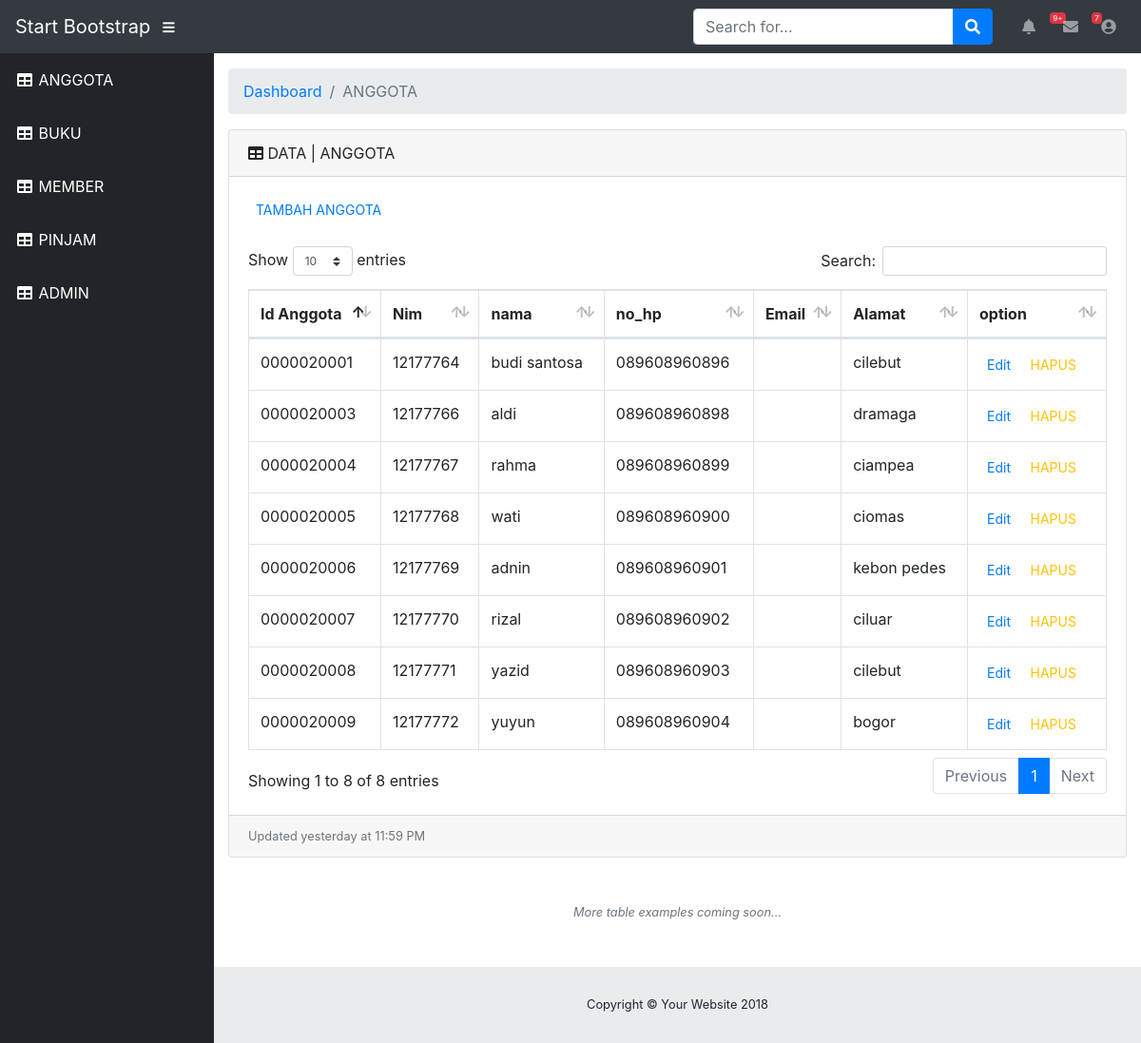
/index.php/laporan/anggota, run on the app's committed database.
### tables this page shows
CREATE TABLE `anggota` (
  `id_anggota` int(10) UNSIGNED ZEROFILL NOT NULL,
  `nim` char(8) DEFAULT NULL,
  `nama` varchar(50) DEFAULT NULL,
  `no_hp` char(12) DEFAULT NULL,
  `email` varchar(50) DEFAULT NULL,
  `alamat` varchar(50) DEFAULT NULL
);

### application/controllers/laporan.php (called while the page is built, shortened)
<?php
class Laporan extends CI_controller{
	function __construct()
    {
        $this->load->library('form_validation');
        $this->load->database();
        $this->load->helper('form');
        $this->load->helper('url');
        $this->load->model('user_model');
    }
	public function anggota(){
        $this->load->model('user_model');
        $data['anggota'] = $this->user_model->list_table1()->result();
        $this->load->view('anggota',$data);
    }
}
?>

### index.php (called while the page is built, shortened)
<?php
require_once BASEPATH.'core/CodeIgniter.php';

### application/models/user_model.php (called while the page is built, shortened)
<?php
class User_model extends CI_Model {
  function list_table1()
  {
    return $this->db->get('anggota');
  }
}
?>

### application/views/anggota.php (the view, shortened to what this page needs)
<!DOCTYPE html>
<html lang="en">
  <head>
    <link href="<?php echo base_url(''); ?>assets/vendor/bootstrap/css/bootstrap.min.css" rel="stylesheet">
    <link href="<?php echo base_url(''); ?>assets/vendor/fontawesome-free/css/all.min.css" rel="stylesheet" type="text/css">
    <link href="<?php echo base_url(''); ?>assets/vendor/datatables/dataTables.bootstrap4.css" rel="stylesheet">
    <link href="<?php echo base_url(''); ?>assets/css/sb-admin.css" rel="stylesheet">
  </head>
  <body id="page-top">
    <nav class="navbar navbar-expand navbar-dark bg-dark static-top">
      <a class="navbar-brand mr-1" href="index.html">Start Bootstrap</a>
      <button class="btn btn-link btn-sm text-white order-1 order-sm-0" id="sidebarToggle" href="#">
        <i class="fas fa-bars"></i>
      </button>
      <form class="d-none d-md-inline-block form-inline ml-auto mr-0 mr-md-3 my-2 my-md-0">
        <div class="input-group">
          <input type="text" class="form-control" placeholder="Search for..." aria-label="Search" aria-describedby="basic-addon2">
          <div class="input-group-append">
            <button class="btn btn-primary" type="button">
              <i class="fas fa-search"></i>
            </button>
          </div>
        </div>
      </form>
      <ul class="navbar-nav ml-auto ml-md-0">
        <li class="nav-item dropdown no-arrow mx-1">
          <a class="nav-link dropdown-toggle" href="#" id="alertsDropdown" role="button" data-toggle="dropdown" aria-haspopup="true" aria-expanded="false">
            <i class="fas fa-bell fa-fw"></i>
            <span class="badge badge-danger">9+</span>
          </a>
        </li>
        <li class="nav-item dropdown no-arrow mx-1">
          <a class="nav-link dropdown-toggle" href="#" id="messagesDropdown" role="button" data-toggle="dropdown" aria-haspopup="true" aria-expanded="false">
            <i class="fas fa-envelope fa-fw"></i>
            <span class="badge badge-danger">7</span>
          </a>
        </li>
        <li class="nav-item dropdown no-arrow">
          <a class="nav-link dropdown-toggle" href="#" id="userDropdown" role="button" data-toggle="dropdown" aria-haspopup="true" aria-expanded="false">
            <i class="fas fa-user-circle fa-fw"></i>
          </a>
        </li>
      </ul>
    </nav>
    <div id="wrapper">
      <ul class="sidebar navbar-nav">
        <li class="nav-item active">
          <a class="nav-link" href="<?php echo base_url(''); ?>index.php/laporan/anggota">
            <i class="fas fa-fw fa-table"></i>
            <span>ANGGOTA</span></a>
        </li>
        <li class="nav-item active">
          <a class="nav-link" href="<?php echo base_url(''); ?>index.php/laporan/buku">
            <i class="fas fa-fw fa-table"></i>
            <span>BUKU</span></a>
        </li>
        <li class="nav-item active">
          <a class="nav-link" href="<?php echo base_url(''); ?>index.php/laporan/member">
            <i class="fas fa-fw fa-table"></i>
            <span>MEMBER</span></a>
        </li>
        <li class="nav-item active">
          <a class="nav-link" href="<?php echo base_url(''); ?>index.php/laporan/pinjam">
            <i class="fas fa-fw fa-table"></i>
            <span>PINJAM</span></a>
        </li>
        <li class="nav-item active">
          <a class="nav-link" href="<?php echo base_url(''); ?>index.php/laporan/user">
            <i class="fas fa-fw fa-table"></i>
            <span>ADMIN</span></a>
        </li>
      </ul>
      <div id="content-wrapper">
        <div class="container-fluid">
          <ol class="breadcrumb">
            <li class="breadcrumb-item">
              <a href="#">Dashboard</a>
            </li>
            <li class="breadcrumb-item active">ANGGOTA</li>
          </ol>
          <div class="card mb-3">
            <div class="card-header">
              <i class="fas fa-table"></i>
              DATA | ANGGOTA</div>
            <div class="card-body">
              <div class="table-responsive">
               <a href="<?php echo base_url()?>index.php/laporan/tambah_anggota" type="button" class="btn-sm btn-outline-primary">TAMBAH ANGGOTA </a>
                <br>
                <br>
                <table class="table table-bordered" id="dataTable" width="100%" cellspacing="0">
                  <thead>
                    <tr>
                      <th>Id Anggota</th>
                      <th>Nim</th>
                      <th>nama</th>
                      <th>no_hp</th>
                      <th>Email</th>
                      <th>Alamat</th>
                      <th>option</th>
                    </tr>
                  </thead>
                    <tbody>
                    <?php foreach ($anggota as $tbl) :?>
                     <tr>
                     <td><?php echo $tbl->id_anggota; ?></td>
                     <td><?php echo $tbl->nim; ?></td>
                     <td><?php echo $tbl->nama; ?></td>
                     <td><?php echo $tbl->no_hp; ?></td>
                     <td><?php echo $tbl->email; ?></td>
                     <td><?php echo $tbl->alamat; ?></td>
                     <td>
                       <a href="<?php echo base_url()?>index.php/laporan/edit_anggota/<?php echo $tbl->id_anggota ?>" type="button" class="btn-sm btn-outline-primary">Edit</a>
                       <a href="<?php echo base_url() ?>index.php/laporan/hapus_anggota/<?php echo $tbl->id_anggota ?>" class="btn-sm btn-outline-warning">HAPUS</a>
                     </td>
                     </tr>
                    <?php endforeach ?>
                  </tbody>
                </table>
              </div>
            </div>
            <div class="card-footer small text-muted">Updated yesterday at 11:59 PM</div>
          </div>
          <p class="small text-center text-muted my-5">
            <em>More table examples coming soon...</em>
          </p>
        </div>
        <footer class="sticky-footer">
          <div class="container my-auto">
            <div class="copyright text-center my-auto">
              <span>Copyright © Your Website 2018</span>
            </div>
          </div>
        </footer>
      </div>
    </div>
  </body>
</html>

### assets/css/sb-admin.css (style rules this page uses)
html { position: relative; min-height: 100%; }
body { height: 100%; }
#wrapper { display: -webkit-box; display: -ms-flexbox; display: flex; }
#wrapper #content-wrapper { overflow-x: hidden; width: 100%; padding-top: 1rem; padding-bottom: 80px; }
.navbar-nav .nav-item.active .nav-link { color: #fff; }
.navbar-nav .nav-item.dropdown .dropdown-toggle::after { width: 1rem; text-align: center; float: right; vertical-align: 0; border: 0; font-weight: 900; content: '\f105'; font-family: 'Font Awesome 5 Free'; }
.navbar-nav .nav-item.dropdown.no-arrow .dropdown-toggle::after { display: none; }
.navbar-nav .nav-item .nav-link .badge { position: absolute; margin-left: 0.75rem; top: 0.3rem; font-weight: 400; font-size: 0.5rem; }
.sidebar { width: 90px !important; background-color: #212529; min-height: calc(100vh - 56px); }
.sidebar .nav-item:last-child { margin-bottom: 1rem; }
.sidebar .nav-item .nav-link { text-align: center; padding: 0.75rem 1rem; width: 90px; }
.sidebar .nav-item .nav-link span { font-size: 0.65rem; display: block; }
.sidebar .nav-item .nav-link { color: rgba(255, 255, 255, 0.5); }
@media (min-width: 768px) { .sidebar { width: 225px !important; } }
@media (min-width: 768px) { .sidebar .nav-item .nav-link { display: block; width: 100%; text-align: left; padding: 1rem; width: 225px; } }
@media (min-width: 768px) { .sidebar .nav-item .nav-link span { font-size: 1rem; display: inline; } }
:root { --input-padding-x: 0.75rem; --input-padding-y: 0.75rem; }
footer.sticky-footer { display: -webkit-box; display: -ms-flexbox; display: flex; position: absolute; right: 0; bottom: 0; width: calc(100% - 90px); height: 80px; background-color: #e9ecef; }
footer.sticky-footer .copyright { line-height: 1; font-size: 0.8rem; }
@media (min-width: 768px) { footer.sticky-footer { width: calc(100% - 225px); } }

### data on the page
anggota: id_anggota "0000020001", nim "12177764", nama "budi santosa", no_hp "089608960896", alamat "cilebut"
anggota: id_anggota "0000020003", nim "12177766", nama "aldi", no_hp "089608960898", alamat "dramaga"
anggota: id_anggota "0000020004", nim "12177767", nama "rahma", no_hp "089608960899", alamat "ciampea"
anggota: id_anggota "0000020005", nim "12177768", nama "wati", no_hp "089608960900", alamat "ciomas"
anggota: id_anggota "0000020006", nim "12177769", nama "adnin", no_hp "089608960901", alamat "kebon pedes"
anggota: id_anggota "0000020007", nim "12177770", nama "rizal", no_hp "089608960902", alamat "ciluar"
anggota: id_anggota "0000020008", nim "12177771", nama "yazid", no_hp "089608960903", alamat "cilebut"
anggota: id_anggota "0000020009", nim "12177772", nama "yuyun", no_hp "089608960904", alamat "bogor"
